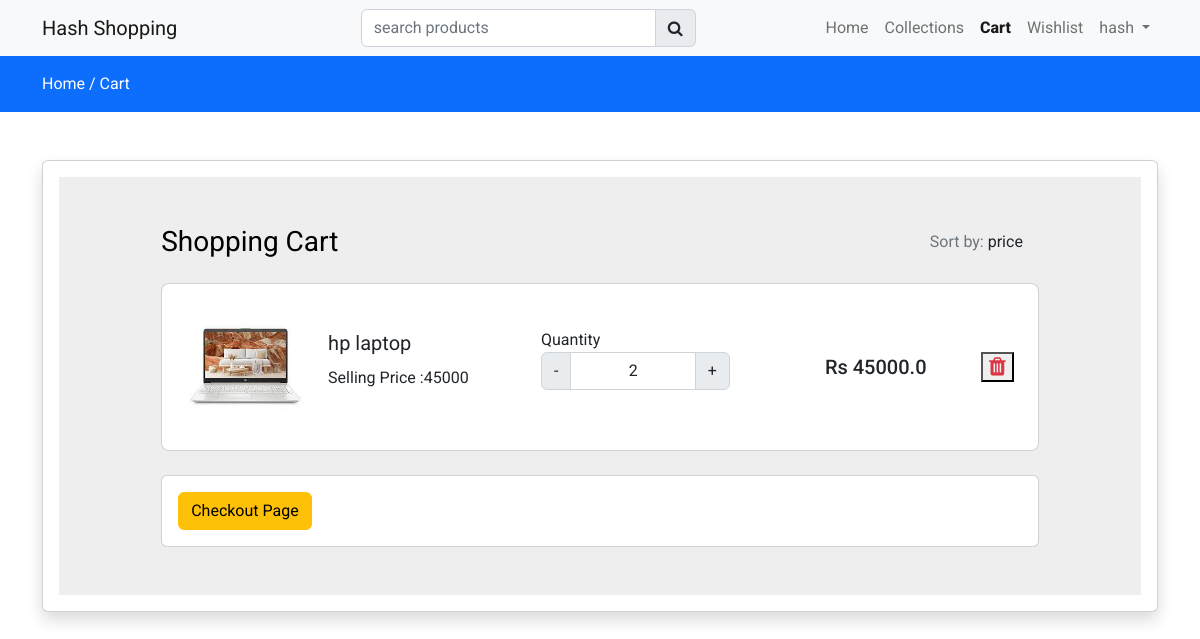
The app's page /cart (signed in) with its own data.
### store/models.py (models this page shows, shortened)
class Cart(models.Model):
    user=models.ForeignKey(User, on_delete=models.CASCADE)
    product=models.ForeignKey(Product,  on_delete=models.CASCADE)
    product_qty=models.IntegerField(null=False,blank=False)
    created_at=models.DateTimeField(auto_now_add=True)

class Product(models.Model):
    category=models.ForeignKey(Category, on_delete=models.CASCADE)
    slug=models.CharField(max_length=150,null=True,blank=True)
    name=models.CharField(max_length=150,null=True,blank=True)
    product_image=models.ImageField(upload_to=get_file_path,null=True,blank=True)
    small_description=models.CharField(max_length=500,null=False,blank=False)
    quantity=models.IntegerField(null=False,blank=False)
    description=models.TextField(max_length=500,null=False,blank=False)
    original_price=models.FloatField(null=False,blank=False)
    selling_price=models.FloatField(null=False,blank=False)
    status=models.BooleanField(default=False,help_text="0=default 1=hidden")
    trending=models.BooleanField(default=False,help_text="0=default 1=Trending")
    tag=models.CharField(max_length=150,null=True,blank=True)
    meta_title=models.CharField(max_length=150,null=False,blank=False)
    meta_keywords=models.CharField(max_length=150,null=False,blank=False)
    meta_description=models.CharField(max_length=150,null=False,blank=False)
    created_at= models.DateField(auto_now_add=True)

### store/controller/cart.py (the view)
# urls.py: path('cart',cart.viewcart,name="cart"),
@login_required(login_url='loginpage')
def viewcart(request):
    cart=Cart.objects.filter(user=request.user)
    context={'cart':cart}
    return render(request,"store/cart.html",context)

### store/templates/store/cart.html (shortened to what this page needs)
{% extends 'store/layouts/main.html' %}
    {% block content %}
    <div class="py-3 bg-primary">
        <div class="container">
            <a class="text-white" href="{% url 'home' %}">Home /</a>
            <a class="text-white" href="{% url 'cart' %}">Cart </a>
        </div>
    </div>
    <div class="py-5">
        <div class="container">
            <div class="row>">
                <div class="col-md-12">
                    <div class="card shadow ">
                        <div class="card-body">
                           {% if cart %}
                           <section class="h-100" style="background-color: #eee;">
                            <div class="container h-100 py-5 cartdata ">
                              <div class="row d-flex justify-content-center align-items-center h-100">
                                <div class="col-10">
                                  <div class="d-flex justify-content-between align-items-center mb-4">
                                    <h3 class="fw-normal mb-0 text-black">Shopping Cart</h3>
                                    <div>
                                      <p class="mb-0"><span class="text-muted">Sort by:</span> <a href="#!" class="text-body">price <i
                                            class="fas fa-angle-down mt-1"></i></a></p>
                                    </div>
                                  </div>
                                    {% for item in cart  %}
                                  <div class="card rounded-3 mb-4 product_data">
                                    <div class="card-body p-4">
                                      <div class="row d-flex justify-content-between align-items-center">
                                        <div class="col-md-2 col-lg-2 col-xl-2">
                                          <img
                                            src="{{item.product.product_image.url}}"
                                            class="img-fluid rounded-3" alt="Cotton T-shirt">
                                        </div>
                                        <div class="col-md-3 col-lg-3 col-xl-3">
                                          <p class="lead fw-normal mb-2">{{item.product.name}}</p>
                                            <p>Selling Price :{{item.product.selling_price | stringformat:'d'}}</p>
                                        </div>
                                        {% if item.product.quantity >= item.product_qty %}
                                        <div class="col-md-3">
                                            <label for="Quantity">Quantity</label>
                                            <div class="input-group text-center mb-3" style="width=130px;">
                                                <button onclick="decrementValue()" class="input-group-text changeQuantity decrement-btn">-</button>
                                                <input type="text" name="quantity" class="form-control qty-input text-center" value="{{item.product_qty}}" id="number" >
                                                <button onClick="incrementValue()" class="input-group-text changeQuantity increment-btn">+</button>
                                            </div>
                                        </div>
                                        {% else %}
                                         <h6>Out of Stock</h6>
                                         {% endif %}
                                        <div class="col-md-3 col-lg-2 col-xl-2 offset-lg-1">
                                          <h5 class="mb-0">Rs {{item.product.selling_price}}</h5>
                                        </div>
                                        <div class="col-md-1 col-lg-1 col-xl-1 text-end">
                                          <button class="text-danger delete-cart-item"><i class="fa fa-trash fa-lg"></i></button>
                                        </div>
                                      </div>
                                    </div>
                                  </div>
                                  {% endfor %}
                                  <div class="card">
                                    <div class="card-body">
                                      <a href="{% url 'checkout' %}" class="btn btn-warning ">Checkout Page</a>
                                    </div>
                                  </div>
                                </div>
                              </div>
                            </div>
                          </section>
                           {% else %}
                            <h4>your cart is empty</h4>
                           {% endif %}
                        </div>
                    </div>
                </div>
            </div>
        </div>
    </div>
    {% endblock content %}

### store/templates/store/inc/navbar.html (shortened to what this page needs)
<nav class="navbar navbar-expand-lg bg-light">
    <div class="container">
      <a class="navbar-brand" href="#">Hash Shopping</a>
        <div class="search-bar">
          <form action="{% url 'searchproduct' %}" method="POST">
          <div class="input-group ">
            <input name="productsearch" type="search" required class="form-control" id="searchproducts" placeholder="search products"  >
            <button type="submit" class="input-group-text" ><i class="fa fa-search"></i></button>
          </div>
        </form>
        </div>
      <div class="collapse navbar-collapse" id="navbarNav">
        <ul class="navbar-nav ms-auto">
          <li class="nav-item">
            <a class="nav-link {% if request.resolver_match.url_name == 'home'%}active{% endif %}" aria-current="page" href="{% url 'home' %}">Home</a>
          </li>
          <li class="nav-item">
            <a class="nav-link {% if request.resolver_match.url_name == 'collections'%}active{% endif %}" href="{% url 'collections' %}">Collections</a>
          </li>
          <li class="nav-item">
            <a class="nav-link {% if request.resolver_match.url_name == 'cart'%}active{% endif %} " aria-current="page" href="{% url 'cart' %}">Cart</a>
          </li>
          <li class="nav-item">
            <a class="nav-link {% if request.resolver_match.url_name == 'wishlist'%}active{% endif %}" aria-current="page" href="{% url 'wishlist' %}">Wishlist</a>
          </li>
          {% if request.user.is_authenticated %}
          <li class="nav-item dropdown">
            <a class="nav-link dropdown-toggle" href="#" role="button" data-bs-toggle="dropdown" aria-expanded="false">
              {{request.user}}
            </a>
          </li>
          {% endif %}
        </ul>
      </div>
    </div>
  </nav>

### store/templates/store/layouts/main.html (style rules this page uses)
* { font-family: 'Roboto', sans-serif; }
a { text-decoration : none }
.active { font-weight:800; }
.search-bar { width:30% !important; margin-left:15%; }

### records on screen
Cart: product.product_image (picture), product.name "hp laptop", product.selling_price "45000", quantity "2", product.selling_price "45000.0"

### other values on screen
{{ request.user }} "hash"
